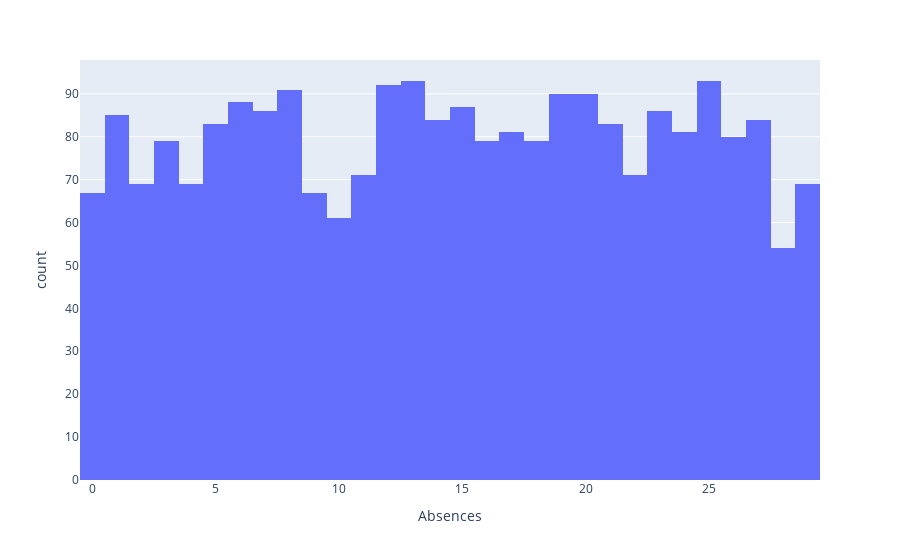

Notebook source saved alongside this figure:
### Code cell
px.histogram(data['Absences'],x='Absences')

### Figure 1 — Plotly figure (JSON) as saved in the notebook; plotly's stock layout.template omitted (floating-point values rounded to 4 significant figures; data arrays with more than 128 entries replaced by an {"elided": "..."} marker saying what was removed)
{"data": [{"alignmentgroup": "True", "bingroup": "x", "hovertemplate": "Absences=%{x}<br>count=%{y}<extra></extra>", "legendgroup": "", "marker": {"color": "#636efa", "pattern": {"shape": ""}}, "name": "", "offsetgroup": "", "orientation": "v", "showlegend": false, "type": "histogram", "x": {"elided": "2392 int values"}, "xaxis": "x", "yaxis": "y"}], "layout": {"autosize": true, "barmode": "relative", "legend": {"tracegroupgap": 0}, "margin": {"t": 60}, "xaxis": {"anchor": "y", "autorange": true, "domain": [0, 1], "range": [-0.5, 29.5], "title": {"text": "Absences"}, "type": "linear"}, "yaxis": {"anchor": "x", "autorange": true, "domain": [0, 1], "range": [0, 97.89], "title": {"text": "count"}}}}
